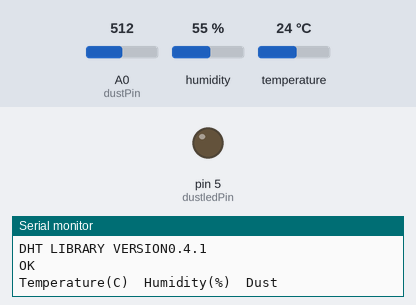
Recording of a sketch running on a simulated Arduino Uno, built with avr-gcc and run on an emulated ATmega328P. Shown: output pins drawn as LEDs (lit = HIGH), the last lines printed to the serial monitor. The test bench sets the inputs (shaded band); at power-on: A0 (dustPin) = 512, humidity 55 %, temperature 24 °C.

Above: at 0.1 s.
At 2.1 s:
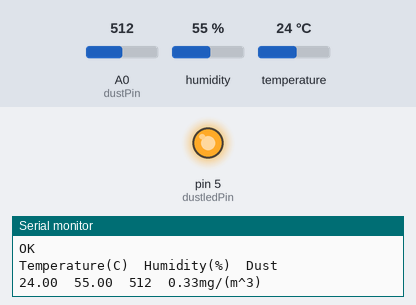
Timing chart, 0 to 3.6 s (numbered marks = the images above):
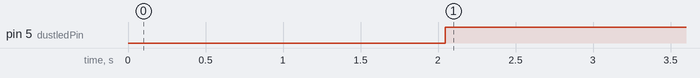

Measured:
- by itself, pin 5 (dustledPin): LOW → HIGH at 2.0 s

The sketch:

officesensor_arduino.ino
```cpp
//Sharp Dust Sensor and Arduino by Pdeng@sensorapp.net http://sensorapp.net/?p=479
//DHT Library by Robtillaart http://playground.arduino.cc/Main/DHT11Lib
//Air Quality Sensor Setup by Stace@cmu.edu  http://www.staceyk.org/airSensors/sensorsetup.php
//Dust denisty caculation by Chris Nafis http://www.howmuchsnow.com/arduino/airquality/

#include <dht11.h>
dht11 DHT;
//int dhtPin=1;
#define dhtPin A1
int dustPin=0;
//analog pin connect to pin 5 on dust sensor
int dustledPin=5;
//connect to pin 3 on dust sensor
int dustVal=0;
int dustdelay1=280;
int dustdelay2=40;
int offTime=9680;
//delay time for dust sensor
void setup(){
  Serial.begin(9600);
  pinMode(dustledPin,OUTPUT);
  pinMode(dustPin,INPUT);
  Serial.println("Office Temperature and Humidity");
    Serial.print("DHT LIBRARY VERSION");
  Serial.println(DHT11LIB_VERSION);
    int dhtinfo = DHT.read(dhtPin);
//  Serial.print("Read dht sensor");
  switch(dhtinfo){
  case DHTLIB_OK:
    Serial.println("OK");
    break;
  case DHTLIB_ERROR_CHECKSUM:
    Serial.println("DHT Checksum Error");
    break;
  case DHTLIB_ERROR_TIMEOUT:
    Serial.println("DHT Time Out Error");
    break;
  default:
    Serial.println("Unkonwn Error");
    break;
  }
    Serial.print("Temperature(C)\t");
    Serial.print("Humidity(%)\t");
    Serial.println("Dust\t");
}

void loop(){
  officetemperatureandhumidity();
  officedustsensor();
}

void officetemperatureandhumidity(){
  Serial.print((float)DHT.temperature,2);
  Serial.print("\t");
  Serial.print((float)DHT.humidity,2);
    Serial.print("\t");
  delay(2000);
}

void officedustsensor(){
  digitalWrite(dustledPin,LOW);
  //dustledPin on arduino must be connected to pin 3 on the dust sensor GP2Y 1010AU0F
  delayMicroseconds(dustdelay1);
  dustVal = analogRead(dustPin);
//Read sensor value on pin 5
  float dustdensity=dustVal*5*0.172/1024-0.0999;
  delayMicroseconds(dustdelay2);
  digitalWrite(dustledPin,HIGH);
  Serial.print(dustVal);
  Serial.print("\t");
  Serial.print(dustdensity);
  Serial.println("mg/(m^3)");
  delayMicroseconds(offTime);
  delay(2000);
}
```
